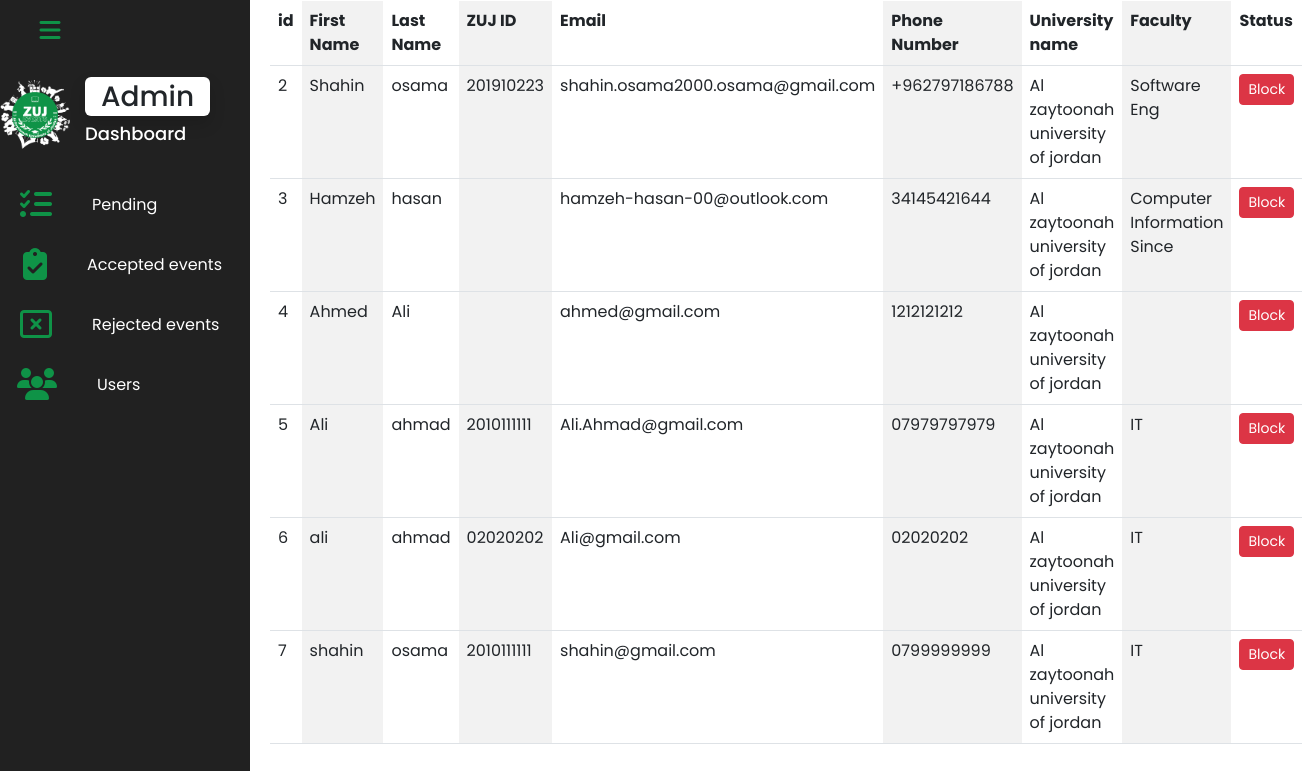
The page /userspage.php (signed in) on the database its author committed.
### tables this page shows
CREATE TABLE `attendance_info` (
  `id` int(255) NOT NULL,
  `first_name` varchar(50) NOT NULL,
  `last_name` varchar(50) NOT NULL,
  `zuj_id` varchar(20) DEFAULT NULL,
  `email` varchar(100) DEFAULT NULL,
  `password` varchar(50) NOT NULL,
  `phone_number` varchar(20) NOT NULL,
  `university_name` varchar(100) DEFAULT NULL,
  `college_name` varchar(100) DEFAULT NULL,
  `user_status` varchar(255) NOT NULL
);

### userspage.php (the view, shortened to what this page needs)
<!DOCTYPE html>
<html>
<head>
  <link rel="stylesheet" href=" https://cdn.jsdelivr.net/npm/bootstrap@5.3.0-alpha3/dist/css/bootstrap.min.css">
  <link rel="stylesheet" href=" https://cdnjs.cloudflare.com/ajax/libs/font-awesome/6.4.0/css/all.min.css">
  <link rel="stylesheet" href="styleadmin.css">
</head>
<body>
<body>
  <div class="main-container d-flex">
    <div class="navigation">
      <ul class="list-unstyled px-0 1">
        <li><div class="toggle" onclick="toggleMenu();"></div></li>
        <li>
          <a href="eventsReview.php">
            <img src="photo/logo2.png" style="width: 70px; height: 70px;">
            <h1 class="fs-3" style="margin-left: 15px;">
              <span class="bg-white text-dark rounded shadow px-3 me-1">Admin</span>
              <span class="text-white" style="font-size: 18px;">Dashboard</span>
            </h1>
          </a>
        </li>
        <li>
          <a href="eventsReview.php">
            <span class="icon"><i class="fa-solid fa-list-check fa-2xl" style="padding-left: 20px;"></i></span>
            <span class="title" style="margin-left: 30px;">Pending</span>
          </a>
        </li>
        <li>
          <a href="acceptedEvents.php">
            <span class="icon"><i class="fa-solid fa-clipboard-check fa-2xl" style="padding-left: 23px;"></i></span>
            <span class="title" style="margin-left: 30px;">Accepted events</span>
          </a>
        </li>
        <li>
          <a href="rejectedevents.php">
            <span class="icon"><i class="fa-regular fa-rectangle-xmark fa-2xl" style="padding-left: 20px;"></i></span>
            <span class="title" style="margin-left: 30px;">Rejected events</span>
          </a>
        </li>
        <li>
          <a href="userspage.php">
            <span class="icon"><i class="fa-solid fa-users fa-2xl" style="padding-left: 17px;"></i></span>
            <span class="title" style="margin-left: 30px;">Users</span>
          </a>
        </li>
      </ul>
    </div>
    <div class="main">
      <div class="content">
  <?php
include_once("conn.php");
  $q="SELECT * FROM attendance_info";
  $result=mysqli_query($connect,$q);
  echo "<table class='table table-striped-columns'>";
  echo "<tr><th>id</th><th>First Name</th><th>Last Name</th><th>ZUJ ID</th><th>Email</th><th>Phone Number</th><th>University name</th><th>Faculty</th><th>Status</th></tr>";
  while ($row=mysqli_fetch_array($result,MYSQLI_ASSOC)) {
    $y="deleteuser.php?key=".$row['id'];
    echo "<tr>";
    echo "<td>".$row['id']."</td>";
    echo "<td>".$row['first_name']."</td>";
    echo "<td>".$row['last_name']."</td>";
    echo "<td>".$row['zuj_id']."</td>";
    echo "<td>".$row['email']."</td>";
    echo "<td>".$row['phone_number']."</td>";
    echo "<td>".$row['university_name']."</td>";
    echo "<td>".$row['college_name']."</td>";
    if($row['user_status']!=="blocked"){ echo '<td><a class="btn btn-danger btn-sm "href="'.$y.'">Block</a></td>';}
    else{echo '<td><a class="btn btn-danger btn-sm ">Blocked</a></td>';}
    echo '</tr>';
  }
 ?>
</div>
</div>
</div>
</body>
</html>

### styleadmin.css (style rules this page uses)
* { margin: 0; padding: 0; box-sizing: border-box; font-family: 'Poppins', sans-serif; }
body { overflow-x: hidden; }
.navigation { position: fixed; width: 250px; height: 100%; background: #212121; transition: 0.5s; overflow: hidden; }
.navigation ul { position: relative; top: 0; left: 0; width: 100%; }
.navigation ul li { position: relative; width: 100%; list-style: none; border-top-left-radius: 20px; border-bottom-left-radius: 20px; }
.navigation ul li:nth-child(1) { margin-bottom: 20px; margin-left: 20px; }
.navigation ul li:nth-child(2) { margin-bottom: 20px; }
.navigation ul li a { position: relative; display: block; width: 100%; display: flex; text-decoration: none; color: #212121; }
.navigation ul li a .icon { color: #0F9347; position: relative; display: block; min-width: 30px; height: 30px; line-height: 60px; text-align: center; }
.navigation ul li a .title { position: relative; display: block; padding: 0 10px; height: 60px; line-height: 60px; white-space: nowrap; color: white; }
.main { position: absolute; width: calc(100% - 250px); left: 250px; transition: 0.5s; }
.toggle { position: relative; width: 60px; height: 60px; cursor: pointer; }
.toggle::before { content: '\f0c9'; font-family: fontAwesome; position: absolute; width: 100%; height: 100%; line-height: 60px; font-size: 24px; text-align: center; color: #0F9347; }
div.content { padding: 1px 20px; height: 100%; min-height: 100vh; background: #fff; transition: 0.5s; }

### rows shown on the page
attendance_info: id "2", first_name "Shahin", last_name "osama", zuj "201910223", email "shahin.osama2000.osama@gmail.com", phone_number "+962797186788", university_name "Al zaytoonah university of jordan", college_name "Software Eng"
attendance_info: id "3", first_name "Hamzeh", last_name "hasan", email "hamzeh-hasan-00@outlook.com", phone_number "34145421644", university_name "Al zaytoonah university of jordan", college_name "Computer Information Since"
attendance_info: id "4", first_name "Ahmed", last_name "Ali", email "ahmed@gmail.com", phone_number "1212121212", university_name "Al zaytoonah university of jordan"
attendance_info: id "5", first_name "Ali", last_name "ahmad", zuj "2010111111", email "Ali.Ahmad@gmail.com", phone_number "07979797979", university_name "Al zaytoonah university of jordan", college_name "IT"
attendance_info: id "6", first_name "ali", last_name "ahmad", zuj "02020202", email "Ali@gmail.com", phone_number "02020202", university_name "Al zaytoonah university of jordan", college_name "IT"
attendance_info: id "7", first_name "shahin", last_name "osama", zuj "2010111111", email "shahin@gmail.com", phone_number "0799999999", university_name "Al zaytoonah university of jordan", college_name "IT"
